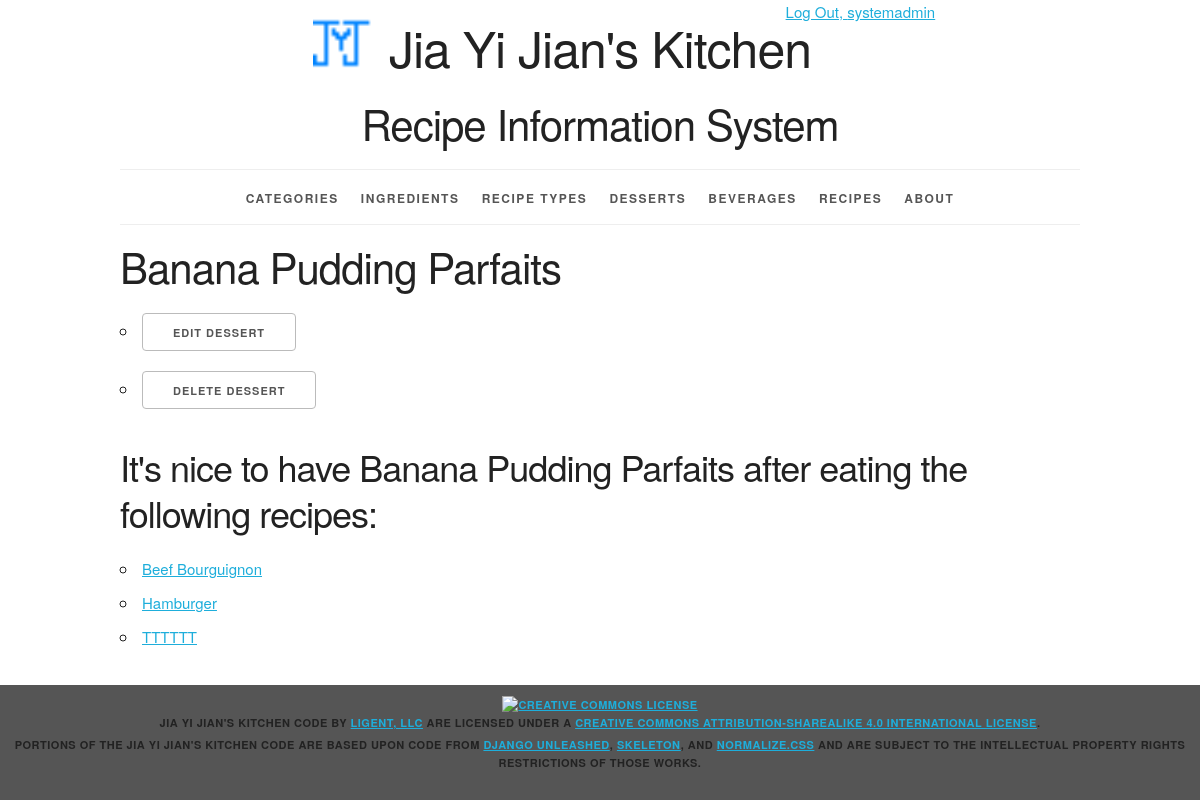
Page /desserts/13/ (signed in) on the earlier database version.
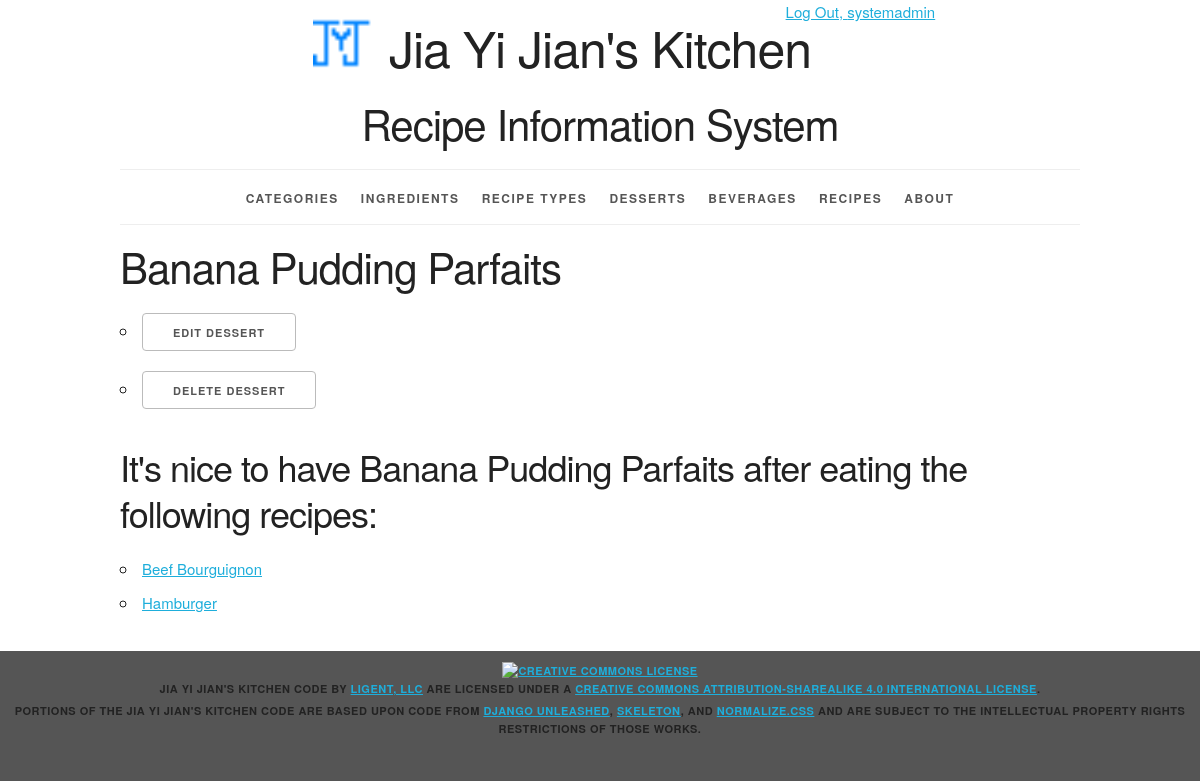
Same page on the later database version.
### recipeinfo/models.py (models this page shows, shortened)
class Recipe(models.Model):
    recipe_id = models.AutoField(primary_key=True)
    recipe_name = models.CharField(max_length=45)
    recipe_type = models.ForeignKey(Recipe_Type, related_name='recipes', on_delete=models.PROTECT)
    beverage = models.ForeignKey(Beverage, related_name='recipes', on_delete=models.PROTECT)
    dessert = models.ForeignKey(Dessert, related_name='recipes', on_delete=models.PROTECT, null=True)
    def __str__(self):
        return '%s' % (self.recipe_name)
    def get_absolute_url(self):
        return reverse('recipeinfo_recipe_detail_urlpattern', kwargs={'pk': self.pk})
    class Meta:
        ordering = ['recipe_name']
        unique_together = (('recipe_type', 'recipe_name'))

### recipeinfo/views.py (the view)
class DessertDetail(LoginRequiredMixin, PermissionRequiredMixin, View):
    permission_required = 'recipeinfo.view_dessert'
    def get(self, request, pk):
        dessert = get_object_or_404(Dessert, pk=pk)
        recipe_list = dessert.recipes.all()
        return render(
            request,
            'recipeinfo/dessert_detail.html',
            {'dessert': dessert, 'recipe_list': recipe_list}
        )

### recipeinfo/models.py (called while the page is built)
    def __str__(self):
        return '%s' % self.dessert_name

    def get_update_url(self):
        return reverse('recipeinfo_dessert_update_urlpattern', kwargs={'pk': self.pk})

    def get_delete_url(self):
        return reverse('recipeinfo_dessert_delete_urlpattern',kwargs={'pk': self.pk})

### recipeinfo/templates/recipeinfo/dessert_detail.html (shortened to what this page needs)
{% extends 'recipeinfo/base.html' %}
{% block content %}
<h2>{{ dessert }}</h2>
    <ul>
    {% if perms.recipeinfo.change_dessert %}
    <li><a href="{{ dessert.get_update_url }}"
        class="button">Edit Dessert</a></li>
        {% endif %}
    {% if perms.recipeinfo.delete_dessert %}
    <li><a href="{{ dessert.get_delete_url }}"
        class="button">Delete Dessert</a></li>
    {% endif %}
    </ul>
<section>
    <h3>It's nice to have {{ dessert }} after eating the following recipes:</h3>
    <ul>
        {% for r in recipe_list %}
        <li>
            <a href="{{ r.get_absolute_url }}">{{ r }}</a>
        </li>
        {% empty %}
        <li><em>The desserts are currently not suitable for any recipes.</em></li>
        {% endfor %}
    </ul>
</section>
{% endblock %}

Differences in the rows shown:
removed Recipe: recipe_name "TTTTTT"
